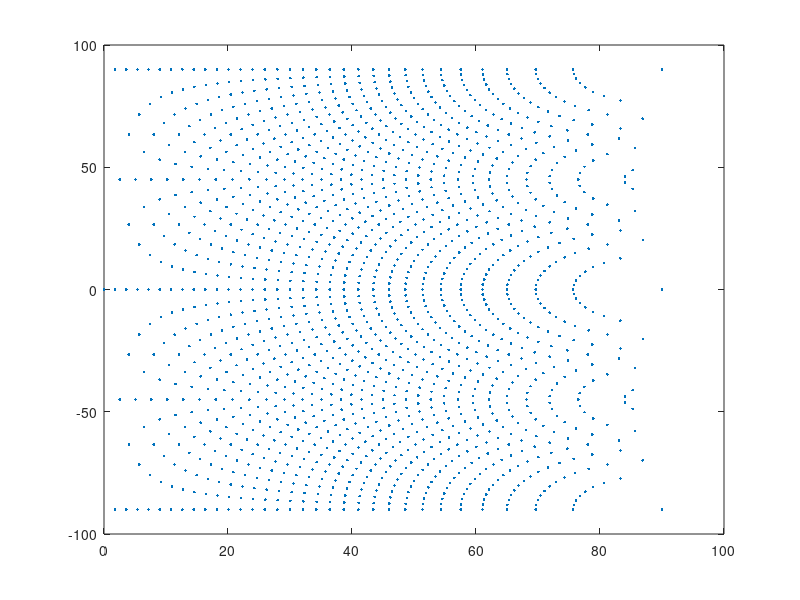

Source code (MATLAB):
B = 2^5;
%% NOTE: The angle sampling here covers only [0,pi/2] in theta and [-pi/2,pi/2] in phi
%% To cover the remaining (i.e. [0,pi/2] in theta and [pi/2,3pi/2] in phi just add pi to the phi angle)
%% There half of the beams will be in the [-pi/2,pi/2] phi group and the other half will be in [pi/2,3pi/2] phi group
theta_upa = zeros(B*(2*B+1),1);
phi_upa = zeros(B*(2*B+1),1);

theta_phi = zeros(B,B);
[K,L] = meshgrid(-B:B,-B:B);
Theta = acos(sqrt((K.^2+L.^2)/(2*B^2)));
Phi = asin(L./sqrt(L.^2 + K.^2));
count=1;
for ll=1:2*B+1
    l = ll-B-1;
    for k=0:B
        if isreal(asin(sqrt((l^2+k^2)/(B^2))))
            theta_upa(count) = asin(sqrt((l^2+k^2)/(B^2)));
            phi_upa(count) = asin(l/sqrt(l^2 + k^2));
            count = count+1;
        end
    end
end
plot(theta_upa*180/pi,phi_upa*180/pi,'.')
% surf(K,L,Theta.*(180/pi),'FaceColor','r');
% hold on;
% surf(K,L,Phi.*(180/pi),'FaceColor','g');
% 
% xlabel('K','Interpreter','latex')
% ylabel('L','Interpreter','latex')
% legend({'$$\Theta$$','$$\Phi$$'},'Location','northwest','Interpreter','latex')
